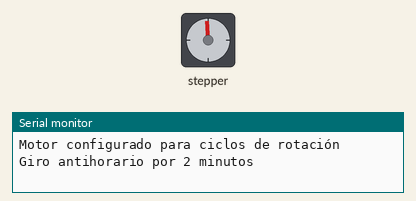
The sketch below on a simulated Arduino Uno, built with avr-gcc and run on an emulated ATmega328P. Shown: stepper motor, the last lines printed to the serial monitor. Stepper angles assume 2048 steps per turn.

Above: at 0.15 s.
At 6.14 s:
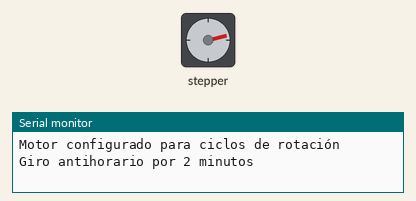
At 13.06 s:
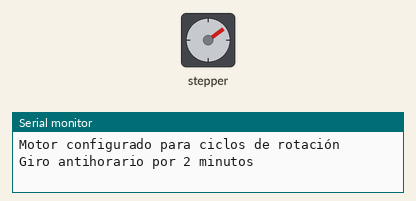
At 27.9 s:
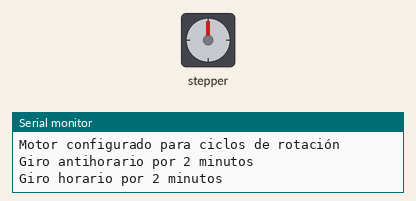
Timing chart, 0 to 40.0 s (numbered marks = the images above):
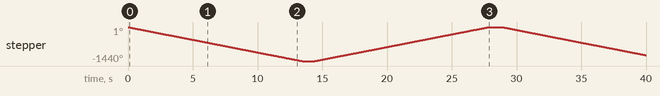

Measured:
- by itself, stepper: turns 1440° counter-clockwise in 13.4 s, then 1440° clockwise in 13.4 s, then 1192° counter-clockwise in 11.1 s

The sketch:

C_digoBaseMotor.ino
```cpp
#include <Stepper.h>

// Número de pasos por revolución del 28BYJ-48 (con reductor interno)
const int stepsPerRevolution = 2048;

// Pines conectados al ULN2003
#define IN1 32
#define IN2 33
#define IN3 25
#define IN4 26

// Inicializar el objeto Stepper

Stepper myStepper(stepsPerRevolution, IN1, IN3, IN2, IN4);

void setup() {
  // Configurar velocidad del motor (en RPM)
  myStepper.setSpeed(18); // Velocidad en revoluciones por minuto (RPM)

  // Inicializar el puerto serie para monitoreo
  Serial.begin(115200);
  Serial.println("Motor configurado para ciclos de rotación");
}

void loop() {
  // Calcular el número total de pasos para 2 minutos
  int stepsForTwoMinutes = 18 * stepsPerRevolution * 2; // 18 RPM × 2048 pasos/rev × 2 minutos

  // Giro antihorario
  Serial.println("Giro antihorario por 2 minutos");
  myStepper.step(-stepsForTwoMinutes); // Rotación en sentido antihorario

  // Pausa de 10 segundos
  delay(1000);

  // Giro horario
  Serial.println("Giro horario por 2 minutos");
  myStepper.step(stepsForTwoMinutes); // Rotación en sentido horario

  // Pausa de 10 segundos antes de repetir
  delay(1000);
}
```
